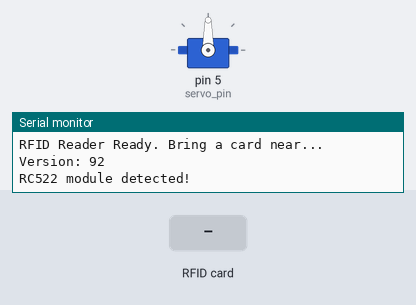
The sketch below on a simulated Arduino Mega 2560, built with avr-gcc and run on an emulated ATmega2560. On the bench: servo, the last lines printed to the serial monitor. The inputs (shaded band) are chosen by the test bench.

Above: at 1.3 s.
1.4 s: RFID card F6 84 EE 96 held to the reader
At 1.57 s:
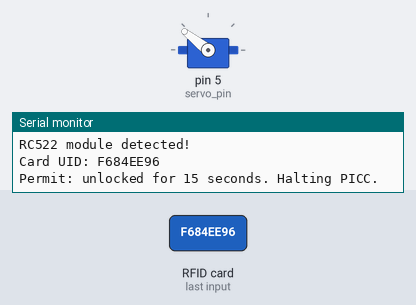
At 2.9 s:
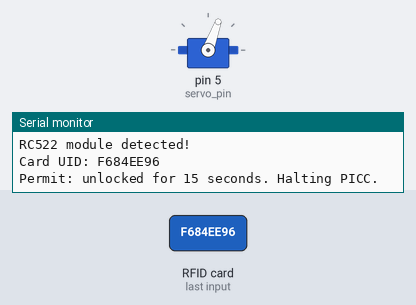
Timing chart, 0 to 4.4 s (numbered marks = the images above; inputs shaded):
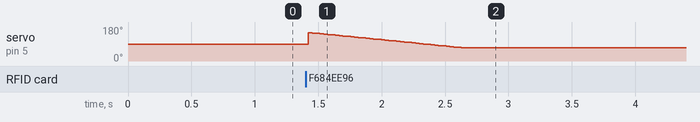

The sketch:

sketch_rfid_servo_controller.ino
```cpp
/**
 * Author: Yipeng Liu
 * Date: 02/05/2025
 */
#include <SPI.h>
#include <MFRC522.h>
#include <Servo.h>
#define RST_PIN 9       // Configurable, connected to RST on RC522
#define SS_PIN 53       // Configurable, connected to SDA on RC522

Servo myservo;          // create Servo object to control a servo
const int servo_pin = 5;// servo controll pin should be connected to pin #5 on an arduino mega board
const char uid_stored[] = "F684EE96"; // The only serial number or uid allowed to turn the servo
int pos = 0;    // variable to store the servo position
int pos_lock = 150; // variable to store the locked servo position
int pos_unlock = 70; // variable to store the unlocked servo position
MFRC522 rfid(SS_PIN, RST_PIN);

void setup() {
  Serial.begin(9600);
  while (!Serial);  // Wait for Serial Monitor to open (for Arduino Mega)
  Serial.println("Initializing RFID module...");

  SPI.begin();          // Initialize SPI
  rfid.PCD_Init();      // Initialize RC522
  myservo.attach(servo_pin);  // attaches the servo on pin 9 to the Servo object

  Serial.println("Testing SPI communication...");

  // Try writing and reading from SPI
  SPI.beginTransaction(SPISettings(1000000, MSBFIRST, SPI_MODE0));
  digitalWrite(53, LOW);  // SS Pin LOW
  byte response = SPI.transfer(0x00);  // Send dummy data
  digitalWrite(53, HIGH);  // SS Pin HIGH
  SPI.endTransaction();

  Serial.print("SPI Response: ");
  Serial.println(response, HEX);

  // Check version
  Serial.println("RFID Reader Ready. Bring a card near...");
  byte version = rfid.PCD_ReadRegister(MFRC522::VersionReg);
  Serial.print("Version: ");
  Serial.println(version, HEX);

  if (version == 0x00 || version == 0xFF) {
    Serial.println("ERROR: RFID module not detected. Check wiring.");
  } else {
    Serial.println("RC522 module detected!");
  }
}

void loop() {
  // Look for new cards
  if (!rfid.PICC_IsNewCardPresent() || !rfid.PICC_ReadCardSerial())
    return;

  // Print UID
  char uid_string[2 * rfid.uid.size + 1]; // Each byte is 2 hex chars, +1 for null terminator

  // Convert the UID bytes to a hexadecimal string
  for (byte i = 0; i < rfid.uid.size; i++) {
    sprintf(&uid_string[i * 2], "%02X", rfid.uid.uidByte[i]);
  }

  // Print the UID string
  Serial.print("Card UID: ");
  Serial.println(uid_string);

  // Comparison
  if (strcmp(uid_stored, uid_string) == 0) {
    // The strings are equal
    Serial.println("Permit: unlocked for 15 seconds. Halting PICC.");
    // Halt PICC
    rfid.PICC_HaltA();
    unlock();
    delay(15000);                       // waits 15 s
    lock();
    Serial.println("Locked. Awaiting input.");
  } else {
    // The strings are different
    Serial.println("Deny");
  }

  // Halt PICC
  rfid.PICC_HaltA();
}

void unlock() {
  for (pos = pos_lock; pos >= pos_unlock; pos -= 1) { // goes from 150 degrees to 60 degrees
    // in steps of 1 degree
    myservo.write(pos);              // tell servo to go to position in variable 'pos'
    delay(15);                       // waits 15 ms for the servo to reach the position
  }
}

void lock() {
  for (pos = pos_unlock; pos <= pos_lock; pos += 1) { // goes from 60 degrees to 150 degrees
    myservo.write(pos);              // tell servo to go to position in variable 'pos'
    delay(15);                       // waits 15 ms for the servo to reach the position
  }
}
```
